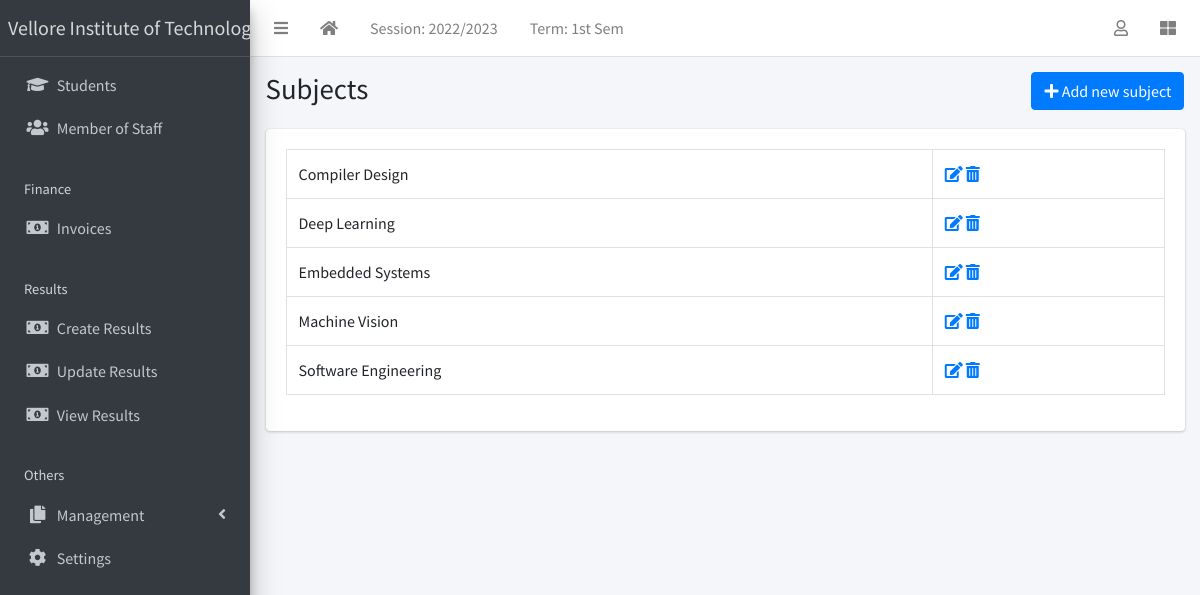
The app's page /subject/list/ (signed in) with its own data.
### apps/corecode/models.py (models this page shows, shortened)
class AcademicSession(models.Model):
    name = models.CharField(max_length=200, unique=True)
    current = models.BooleanField(default=True)
    class Meta:
        ordering = ["-name"]

class AcademicTerm(models.Model):
    name = models.CharField(max_length=20, unique=True)
    current = models.BooleanField(default=True)
    class Meta:
        ordering = ["name"]

class SiteConfig(models.Model):
    key = models.SlugField()
    value = models.CharField(max_length=200)

class Subject(models.Model):
    name = models.CharField(max_length=200, unique=True)
    class Meta:
        ordering = ["name"]
    def __str__(self):
        return self.name

### apps/corecode/views.py (the view)
# urls.py: path("subject/list/", SubjectListView.as_view(), name="subjects"),
class SubjectListView(LoginRequiredMixin, SuccessMessageMixin, ListView):
    model = Subject
    template_name = "corecode/subject_list.html"
    def get_context_data(self, **kwargs):
        context = super().get_context_data(**kwargs)
        context["form"] = SubjectForm()
        return context

### apps/corecode/context_processors.py (called while the page is built)
def site_defaults(request):
    current_session = AcademicSession.objects.get(current=True)
    current_term = AcademicTerm.objects.get(current=True)
    vals = SiteConfig.objects.all()
    contexts = {
        "current_session": current_session.name,
        "current_term": current_term.name,
    }
    for val in vals:
        contexts[val.key] = val.value
    return contexts

### apps/corecode/templates/corecode/subject_list.html (shortened to what this page needs)
{% extends 'base.html' %}
{% load widget_tweaks %}
{% block title %}
Subjects
{% endblock title %}
{% block breadcrumb %}
  <a class="btn btn-primary" href="#" data-toggle="modal" data-target="#modal1">
    <i class="fa fa-plus"></i>
    Add new subject
  </a>
{% endblock breadcrumb %}
{% block content %}
  <div class="row">
    <div class="col-sm-12">
        <table class="table table-bordered">
          <tbody>
            {% for object in object_list %}
            <tr>
              <td>{{ object }}</td>
              <td><a href="{% url 'subject-update' object.id %}"><i
                    class="fa fa-edit"></i></a> <a
                  href="{% url 'subject-delete' object.id %}"><i
                    class="fa fa-trash-alt"></i></a></td>
            </tr>
            {% endfor %}
          </tbody>
        </table>
    </div>
  </div>
{% endblock content %}

### templates/base.html (shortened to what this page needs)
{% load static %}
<!DOCTYPE html>
<html lang="en">
<head>
  <link rel="stylesheet" href="{% static 'plugins/fontawesome-free/css/all.min.css' %}">
  <link rel="stylesheet" href="{% static 'plugins/toastr/toastr.min.css' %}">
  <link rel="stylesheet"
    href="{% static 'plugins/overlayScrollbars/css/OverlayScrollbars.min.css' %}">
  <link rel="stylesheet" href="{% static 'plugins/Datatables/datatables.min.css' %}" />
  <link rel="stylesheet" href="{% static 'dist/css/adminlte.min.css' %}">
</head>
<body
  class="hold-transition sidebar-mini layout-fixed layout-navbar-fixed layout-footer-fixed">
  <div class="wrapper">
    <nav class="main-header navbar navbar-expand navbar-white navbar-light">
      <ul class="navbar-nav">
        <li class="nav-item">
          <a class="nav-link" data-widget="pushmenu" href="#" role="button"><i
              class="fas fa-bars"></i></a>
        </li>
        <li class="nav-item d-none d-sm-inline-block">
          <a href="{% url 'home' %} " class="nav-link"><i class="fa fa-home"></i></a>
        </li>
        <li class="nav-item d-none d-sm-inline-block">
          <a href="{% url 'current-session' %}" class="nav-link">Session: {{ current_session }}</a>
        </li>
        <li class="nav-item d-none d-sm-inline-block">
          <a href="{% url 'current-session' %}" class="nav-link">Term: {{ current_term }}</a>
        </li>
      </ul>
      <ul class="navbar-nav ml-auto">
        <li class="nav-item dropdown">
          <a class="nav-link" data-toggle="dropdown" href="#">
            <i class="far fa-user"></i>
          </a>
        </li>
        <li class="nav-item">
          <a class="nav-link" data-widget="control-sidebar" data-slide="true"
            href="#" role="button"><i class="fas fa-th-large"></i></a>
        </li>
      </ul>
    </nav>
    <aside class="main-sidebar sidebar-dark-primary elevation-4">
      <a href="{% url 'home' %}" class="brand-link">{{ school_name | default:"MySchool" }}</a>
      <div class="sidebar">
        <nav class="mt-2">
          <ul class="nav nav-pills nav-sidebar flex-column"
            data-widget="treeview" role="menu" data-accordion="false">
            <li class="nav-item">
              <a href="{% url 'student-list' %}" class="nav-link">
                <i class="nav-icon fas fa-graduation-cap"></i>
                <p>
                  Students
                </p>
              </a>
            </li>
            <li class="nav-item">
              <a href="{% url 'staff-list' %}" class="nav-link">
                <i class="nav-icon fas fa-users"></i>
                <p>
                  Member of Staff
                </p>
              </a>
            </li>
            <li class="nav-header">Finance</li>
            <li class="nav-item">
              <a href="{% url 'invoice-list' %}" class="nav-link">
                <i class="nav-icon fas fa-money-bill-alt"></i>
                <p>
                  Invoices
                </p>
              </a>
            </li>
            <li class="nav-header">Results</li>
            <li class="nav-item">
              <a href="{% url 'create-result' %}" class="nav-link">
                <i class="nav-icon fas fa-money-bill-alt"></i>
                <p>
                  Create Results
                </p>
              </a>
            </li>
            <li class="nav-item">
              <a href="{% url 'edit-results' %}" class="nav-link">
                <i class="nav-icon fas fa-money-bill-alt"></i>
                <p>
                  Update Results
                </p>
              </a>
            </li>
            <li class="nav-item">
              <a href="{% url 'view-results' %}" class="nav-link">
                <i class="nav-icon fas fa-money-bill-alt"></i>
                <p>
                  View Results
                </p>
              </a>
            </li>
            <li class="nav-header">Others</li>
            <li class="nav-item has-treeview">
              <a href="#" class="nav-link">
                <i class="nav-icon fas fa-copy"></i>
                <p>
                  Management
                  <i class="fas fa-angle-left right"></i>
                </p>
              </a>
            </li>
            <li class="nav-item">
              <a href="{% url 'configs' %}" class="nav-link">
                <i class="nav-icon fas fa-cog"></i>
                <p>
                  Settings
                </p>
              </a>
            </li>
          </ul>
        </nav>
      </div>
    </aside>
    <div class="content-wrapper">
      <section class="content-header">
        <div class="container-fluid">
          <div class="row mb-1">
            <div class="col-sm-8">
              <h1>{% block title %}{% endblock title %}</h1>
            </div>
            <div class="col-sm-4">
              <ol class="breadcrumb float-sm-right">
                <li class="breadcrumb-item">{% block breadcrumb %}{% endblock breadcrumb %}</li>
              </ol>
            </div>
          </div>
        </div>
      </section>
      <section class="content">
        <div class="container-fluid">
          <div class="row">
            <div class="col-md-12">
              {% block fullcard %}
              <div class="card">
                <div class="card-body">
                  <div class="row">
                    <div class="col">
                      {% block content %}
                      {% endblock content %}
                    </div>
                  </div>
                </div>
              </div>
              {% endblock fullcard %}
            </div>
          </div>
        </div>
      </section>
    </div>
  </div>
</body>
</html>

### records on screen
AcademicSession: name "2022/2023"
AcademicTerm: name "1st Sem"
SiteConfig: value "Vellore Institute of…"
Subject: name "Compiler Design"
Subject: name "Deep Learning"
Subject: name "Embedded Systems"
Subject: name "Machine Vision"
Subject: name "Software Engineering"
